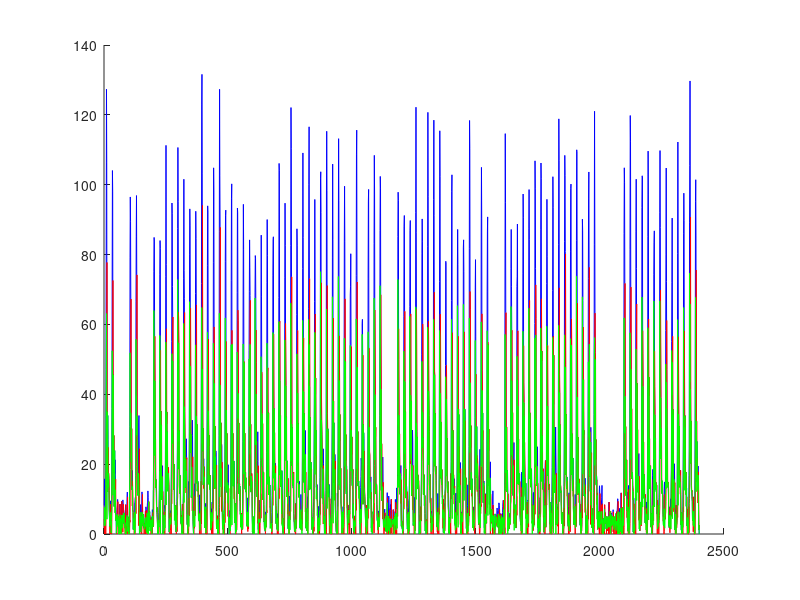

Source code (MATLAB):
clear all
close all

% Saapuvien autojen jakauman ominaisuudet vuorokauden aikana
defaultExpected = [3 3 3 3 3 3 10 20 60 40 30 20 40 20 30 14 13 15 15 10 8 3 3 3];
defaultSigma = [3 3 3 2 2 2 3 5 7 10 10 10 7 5 3 2 2 3 3 4 4 2 2 2];

length = 100; % simulointiaika vuorokausina
cars = zeros(1,length*24); 
leaving = zeros(1,length*24);
entering = zeros(1,length*24);
carcount = 10; % alustetaan autojen määrä ajan funktiona

fineFlags = (rand(1,length + 2)<= 1/30 ); % totuusarvovektori, joka määrää, saapuuko lappuliisa 
% fineFlags = zeros(1,length+2), jos ei lappuliisoja
norm = sum( (0.7*ones(1,5)).^(1:5) );
weights = 1/norm * (0.7*ones(1,5)).^(1:5); % poistuvien autojen painokertoimet

% iteroidaan vuorokausien yli:
i = 3;
while ((i-2)<=length)
    
   % saapuvien autojen määrä joka tunti:
   if ( fineFlags(i-1) || fineFlags(i-2) ) % jos lappuliisa:
      incomingCars = normrnd( 3 * ones(1,24), 2 * ones(1,24) );
   else % muutoin defaulttiarvot:
      incomingCars = normrnd( defaultExpected, defaultSigma );
   end
   
   %iteroidaan vuorokauden tuntien yli:
   j = 1;
   while (j <= 24)
       currentIndex = 24 * (i-3) + j;
       % autot viimeiseltä viideltä tunnilta
       lastCars = cars(max(currentIndex-4,1):currentIndex);
       
       % poistuvien autojen määrä (lastCars painotettu weightsillä +
       % virhe), rajoitettu välille 0..carcount.
       carsLeaving = sum(lastCars .* weights((end+1-size(lastCars,2)):end)) + normrnd(0,5);
       carsLeaving = min(max(0, carsLeaving),carcount);
       carcount = carcount - carsLeaving;
       
       % saapuvien autojen määrä, rajoitettu välille 0..(200-carcount)
       carsEntering = max(min(incomingCars(j), 200-carcount),0);
       carcount = carcount + carsEntering;
       
       leaving(currentIndex) = carsLeaving;
       entering(currentIndex) = carsEntering;
       cars(currentIndex) = carcount;
       
       j = j + 1;
       
   end
    
   i = i + 1
     
end

figure
hold on
plot(cars,'-b')
plot(leaving,'-r')
plot(entering,'-g')
